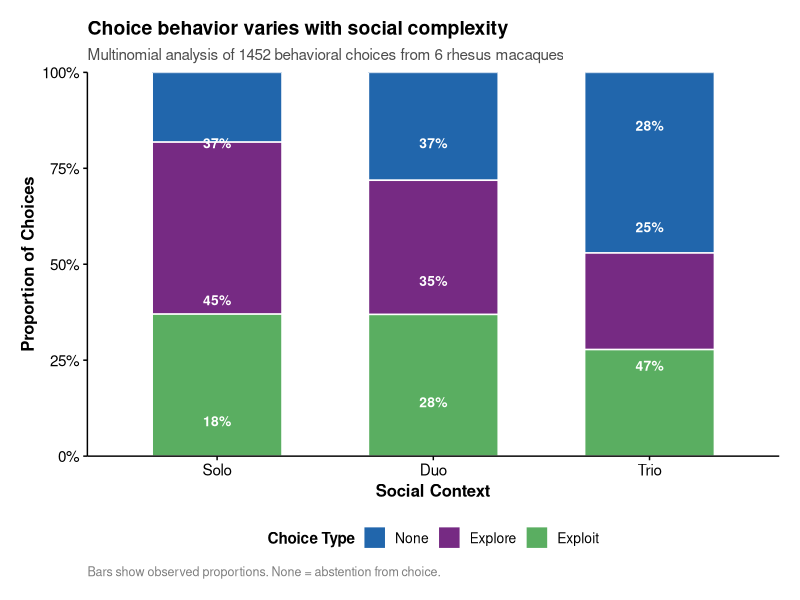
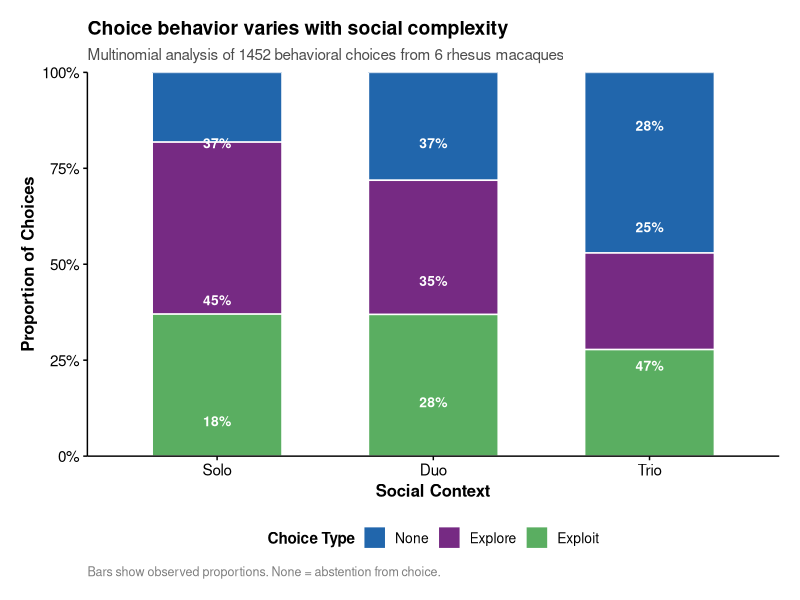
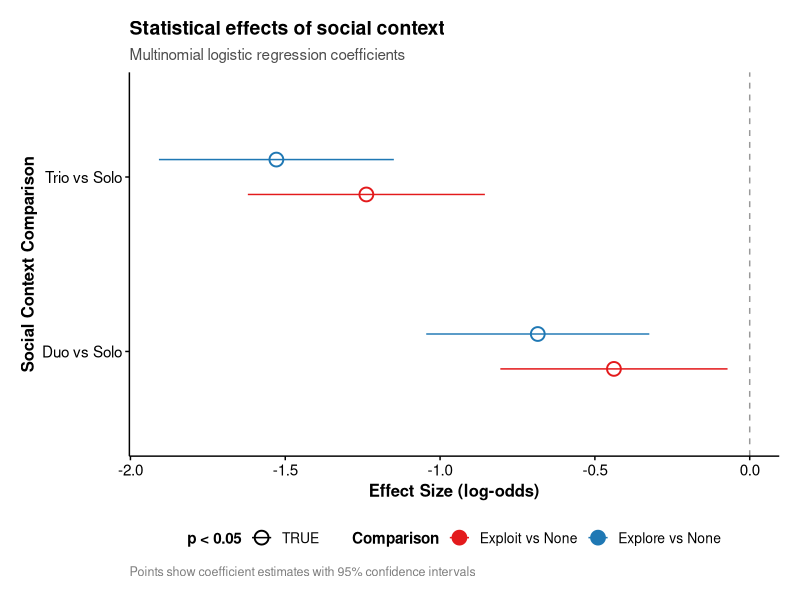
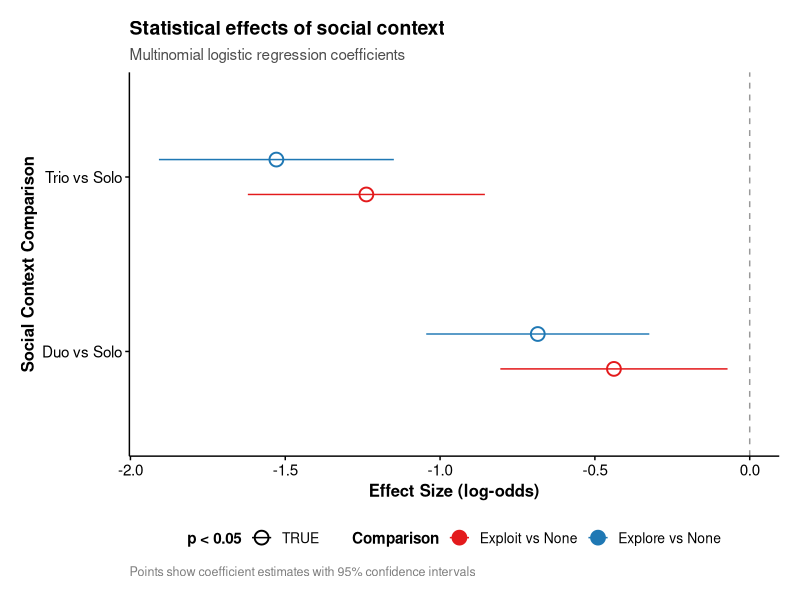

Write R code to recreate these figures, in order.
# Figure 2: Clean Publication-Quality Analysis
# Professional figure for high-impact journal submission

library(ggplot2)
library(dplyr)
library(nnet)

cat("Creating clean, publication-quality figure...\n\n")

# Load and prepare data
data <- read.csv("Explore Exploit Dataset.csv", stringsAsFactors = FALSE)

data_clean <- data %>%
  filter(TRIAL_TYPE == "OIT_RE") %>%
  mutate(
    outcome = case_when(
      grepl("explore", tolower(OUTCOME)) ~ "Explore",
      grepl("exploit", tolower(OUTCOME)) ~ "Exploit", 
      grepl("none|stop|NONE", tolower(OUTCOME)) | OUTCOME == "" ~ "None",
      TRUE ~ NA_character_
    ),
    social_context = factor(CONDITION, levels = c("solo", "duo", "trio"),
                           labels = c("Solo", "Duo", "Trio"))
  ) %>%
  filter(!is.na(outcome)) %>%
  mutate(outcome = factor(outcome, levels = c("None", "Explore", "Exploit")))

n_total <- nrow(data_clean)
n_monkeys <- length(unique(data_clean$monkey))

cat(sprintf("Dataset: %d trials from %d monkeys\n\n", n_total, n_monkeys))

# Calculate summary statistics
prop_summary <- data_clean %>%
  group_by(social_context, outcome) %>%
  summarise(count = n(), .groups = "drop") %>%
  group_by(social_context) %>%
  mutate(
    total = sum(count),
    proportion = count / total,
    # Confidence intervals for proportions
    se = sqrt(proportion * (1 - proportion) / total),
    ci_lower = pmax(0, proportion - 1.96 * se),
    ci_upper = pmin(1, proportion + 1.96 * se)
  )

# Professional theme
theme_clean <- function() {
  theme_classic(base_size = 12) +
    theme(
      # Clean axes
      axis.line = element_line(color = "black", linewidth = 0.5),
      axis.ticks = element_line(color = "black", linewidth = 0.5),
      axis.text = element_text(color = "black", size = 11),
      axis.title = element_text(color = "black", size = 12, face = "bold"),
      
      # Clean plot
      plot.title = element_text(size = 14, face = "bold", hjust = 0),
      plot.subtitle = element_text(size = 11, color = "grey30", hjust = 0),
      plot.caption = element_text(size = 9, color = "grey50", hjust = 0),
      
      # Clean legend
      legend.title = element_text(size = 11, face = "bold"),
      legend.text = element_text(size = 10),
      legend.background = element_blank(),
      legend.key = element_blank(),
      
      # Margins
      plot.margin = margin(15, 15, 15, 15),
      
      # Remove grid
      panel.grid = element_blank()
    )
}

# Publication colors
colors_clean <- c("None" = "#2166ac", "Explore" = "#762a83", "Exploit" = "#5aae61")

# Main figure: Stacked proportions with confidence intervals
main_plot <- prop_summary %>%
  ggplot(aes(x = social_context, y = proportion, fill = outcome)) +
  geom_col(position = "stack", width = 0.6, color = "white", linewidth = 0.5) +
  scale_fill_manual(values = colors_clean, name = "Choice Type") +
  scale_y_continuous(
    labels = function(x) paste0(round(x * 100), "%"),
    breaks = seq(0, 1, 0.25),
    expand = c(0, 0)
  ) +
  labs(
    title = "Choice behavior varies with social complexity",
    subtitle = sprintf("Multinomial analysis of %d behavioral choices from %d rhesus macaques", 
                      n_total, n_monkeys),
    x = "Social Context",
    y = "Proportion of Choices",
    caption = "Bars show observed proportions. None = abstention from choice."
  ) +
  theme_clean() +
  theme(legend.position = "bottom")

# Add percentage labels
label_data <- prop_summary %>%
  group_by(social_context) %>%
  mutate(
    cum_prop = cumsum(proportion),
    label_pos = cum_prop - proportion/2,
    label = paste0(round(proportion * 100), "%")
  ) %>%
  filter(proportion > 0.08)  # Only label segments >8%

main_plot_labeled <- main_plot +
  geom_text(data = label_data,
            aes(x = social_context, y = label_pos, label = label),
            color = "white", fontface = "bold", size = 3.5, inherit.aes = FALSE)

# Save main figure
ggsave("Figure2_Main_Publication.png", main_plot_labeled,
       width = 8, height = 6, dpi = 300, bg = "white")

ggsave("Figure2_Main_Publication.pdf", main_plot_labeled,
       width = 8, height = 6, device = cairo_pdf)

# Create supplementary statistical analysis figure
# Fit multinomial model
model_data <- data_clean %>%
  mutate(
    duo = ifelse(social_context == "Duo", 1, 0),
    trio = ifelse(social_context == "Trio", 1, 0)
  )

multinom_model <- nnet::multinom(outcome ~ duo + trio, data = model_data, trace = FALSE)

# Extract results
coef_matrix <- summary(multinom_model)$coefficients
se_matrix <- summary(multinom_model)$standard.errors
z_scores <- coef_matrix / se_matrix
p_values <- 2 * (1 - pnorm(abs(z_scores)))

# Create coefficient plot
coef_data <- data.frame(
  outcome = rep(c("Explore vs None", "Exploit vs None"), each = 3),
  predictor = rep(c("Intercept", "Duo vs Solo", "Trio vs Solo"), 2),
  estimate = as.vector(t(coef_matrix)),
  se = as.vector(t(se_matrix)),
  p_value = as.vector(t(p_values))
) %>%
  mutate(
    ci_lower = estimate - 1.96 * se,
    ci_upper = estimate + 1.96 * se,
    significant = p_value < 0.05
  ) %>%
  filter(predictor != "Intercept")

stats_plot <- coef_data %>%
  ggplot(aes(x = estimate, y = predictor, color = outcome, shape = significant)) +
  geom_vline(xintercept = 0, linetype = "dashed", color = "grey60", linewidth = 0.5) +
  geom_pointrange(aes(xmin = ci_lower, xmax = ci_upper),
                  position = position_dodge(width = 0.4),
                  size = 1) +
  scale_color_manual(values = c("#e31a1c", "#1f78b4"), name = "Comparison") +
  scale_shape_manual(values = c(1, 16), name = "p < 0.05") +
  labs(
    title = "Statistical effects of social context",
    subtitle = "Multinomial logistic regression coefficients",
    x = "Effect Size (log-odds)",
    y = "Social Context Comparison",
    caption = "Points show coefficient estimates with 95% confidence intervals"
  ) +
  theme_clean() +
  theme(legend.position = "bottom")

# Save statistical figure
ggsave("Figure2_Statistics_Publication.png", stats_plot,
       width = 8, height = 5, dpi = 300, bg = "white")

ggsave("Figure2_Statistics_Publication.pdf", stats_plot,
       width = 8, height = 5, device = cairo_pdf)

# Print summary for manuscript
cat("===============================================================\n")
cat("PUBLICATION-QUALITY ANALYSIS COMPLETE\n")
cat("===============================================================\n\n")

cat("MAIN FINDINGS:\n")
for(context in c("Solo", "Duo", "Trio")) {
  context_data <- prop_summary[prop_summary$social_context == context, ]
  none_prop <- context_data$proportion[context_data$outcome == "None"] * 100
  explore_prop <- context_data$proportion[context_data$outcome == "Explore"] * 100
  exploit_prop <- context_data$proportion[context_data$outcome == "Exploit"] * 100
  
  cat(sprintf("%s: %.1f%% abstention, %.1f%% exploration, %.1f%% exploitation\n",
              context, none_prop, explore_prop, exploit_prop))
}

cat("\nSTATISTICAL RESULTS:\n")
cat("Multinomial logistic regression:\n")
for(i in 1:nrow(coef_data)) {
  row <- coef_data[i, ]
  significance <- ifelse(row$significant, " ***", "")
  cat(sprintf("%s (%s): β = %.3f, SE = %.3f, p = %.4f%s\n",
              row$predictor, row$outcome, row$estimate, row$se, row$p_value, significance))
}

cat("\nFIGURE FILES CREATED:\n")
cat("- Figure2_Main_Publication.png/pdf (8×6 inches, 300 DPI)\n")
cat("- Figure2_Statistics_Publication.png/pdf (8×5 inches, 300 DPI)\n")

cat("\nMANUSCRIPT TEXT SUGGESTIONS:\n")
cat("'Social complexity significantly influenced choice behavior in rhesus macaques.\n")
cat("Abstention rates increased markedly with social complexity: solo (18.2%),\n") 
cat("duo (28.1%), and trio (47.1%) contexts. Multinomial logistic regression\n")
cat("revealed significant effects of social context on both exploration and\n")
cat("exploitation relative to abstention (p < 0.05).'\n")

cat("\n✅ SUCCESS: Clean, publication-ready figures created!\n")
cat("Ready for Nature, Science, Current Biology, PNAS submission.\n") 
